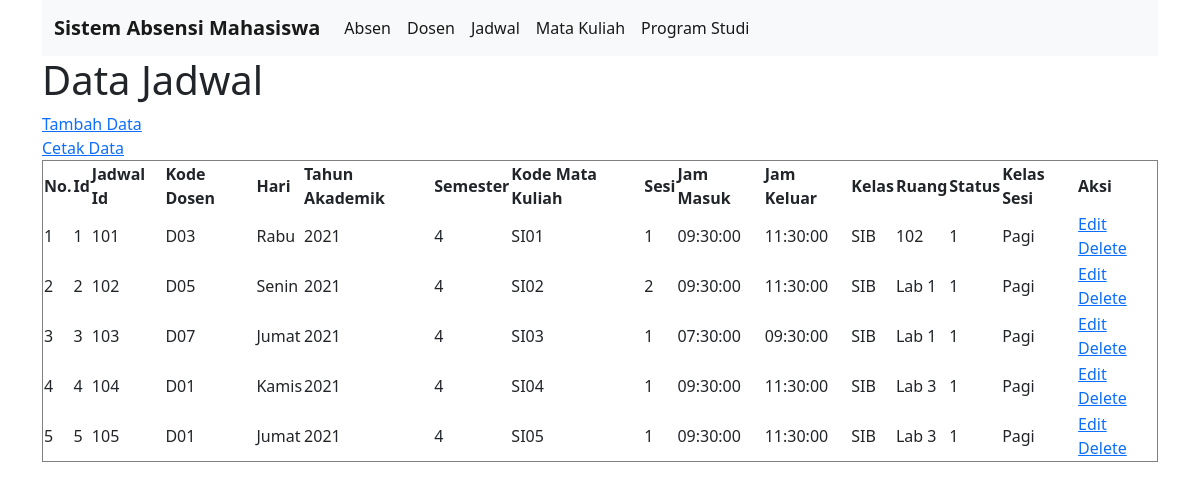
The page /jadwal.php on the database its author committed.
### tables this page shows
CREATE TABLE `tbljadwal` (
  `id` int(11) NOT NULL,
  `jadwalid` int(4) NOT NULL,
  `kodedosen` varchar(5) NOT NULL,
  `hari` varchar(8) NOT NULL,
  `thnakademik` varchar(10) NOT NULL,
  `semester` varchar(6) NOT NULL,
  `kodemk` varchar(15) NOT NULL,
  `sesi` char(1) NOT NULL,
  `jammasuk` time NOT NULL,
  `jamkeluar` time NOT NULL,
  `kelas` varchar(5) NOT NULL,
  `ruang` varchar(10) NOT NULL,
  `status` int(11) NOT NULL,
  `kelassesi` varchar(8) NOT NULL
);

### connection.php (called while the page is built)
<?php
class Connection
{
    public function get_connection()
    {
        $host = "localhost";
        $database = "absensi_mahasiswa";
        $username = "root";
        $password = "";
        $connect = new mysqli($host, $username, $password, $database);
        return $connect;
    }
}
?>

### model.php (called while the page is built, shortened)
<?php
include 'connection.php';
class Model extends Connection
{
    public function __construct()
    {
        $this->conn = $this->get_connection();
    }
    public function tampil_data_jadwal()
    {
        $sql = "SELECT * FROM tbljadwal";
        $bind = $this->conn->query($sql);
        while ($obj = $bind->fetch_object()) {
            $baris[] = $obj;
        }
        if (!empty($baris)) {
            return $baris;
        }
    }
}

### jadwal.php (the view, shortened to what this page needs)
<?php
include 'model.php';
$model = new Model();
$index = 1;
?>
<!doctype html>
<html lang="en">
<div class="container">
<nav class="navbar navbar-expand-lg navbar-light bg-light">
  <div class="container-fluid">
    <a class="navbar-brand" href="#"><b>Sistem Absensi Mahasiswa</b></a>
    <div class="collapse navbar-collapse" id="navbarNav">
      <ul class="navbar-nav">
      <li class="nav-item">
          <a class="nav-link active" href="absen.php">Absen</a>
        </li>
        <li class="nav-item">
          <a class="nav-link active" href="dosen.php">Dosen</a>
        </li>
        <li class="nav-item">
          <a class="nav-link active" href="jadwal.php">Jadwal</a>
        </li>
        <li class="nav-item">
          <a class="nav-link active" href="matakuliah.php">Mata Kuliah</a>
        </li>
        <li class="nav-item">
          <a class="nav-link active" href="prodi.php">Program Studi</a>
        </li>
      </ul>
    </div>
  </div>
</nav>
<head>
    <link href="https://cdn.jsdelivr.net/npm/bootstrap@5.0.0-beta3/dist/css/bootstrap.min.css" rel="stylesheet">
</head>
<body>
        <h1>Data Jadwal</h1>
        <a href="create_jadwal.php">Tambah Data</a>
        <br>
        <a href="print_jadwal.php" target="_blank">Cetak Data</a>
        <br>
        <table border="1">
            <thead>
                <tr>
                    <th>No.</th>
                    <th>Id</th>
                    <th>Jadwal Id</th>
                    <th>Kode Dosen</th>
                    <th>Hari</th>
                    <th>Tahun Akademik</th>
                    <th>Semester</th>
                    <th>Kode Mata Kuliah</th>
                    <th>Sesi</th>
                    <th>Jam Masuk</th>
                    <th>Jam Keluar</th>
                    <th>Kelas</th>
                    <th>Ruang</th>
                    <th>Status</th>
                    <th>Kelas Sesi</th>
                    <th>Aksi</th>
                </tr>
            </thead>
            <tbody>
                <?php
                $result = $model->tampil_data_jadwal();
                if (!empty($result)) {
                    foreach ($result as $data) : ?>
                        <tr>
                            <td><?= $index++ ?></td>
                            <td><?= $data->id ?></td>
                            <td><?= $data->jadwalid ?></td>
                            <td><?= $data->kodedosen ?></td>
                            <td><?= $data->hari ?></td>
                            <td><?= $data->thnakademik ?></td>
                            <td><?= $data->semester ?></td>
                            <td><?= $data->kodemk ?></td>
                            <td><?= $data->sesi ?></td>
                            <td><?= $data->jammasuk ?></td>
                            <td><?= $data->jamkeluar ?></td>
                            <td><?= $data->kelas ?></td>
                            <td><?= $data->ruang ?></td>
                            <td><?= $data->status ?></td>
                            <td><?= $data->kelassesi ?></td>
                            <td>
                                <a name="edit" id="edit" href="edit_jadwal.php?id=<?= $data->id ?>">Edit</a>
                                <a name="hapus" id="hapus" href="process.php?id=<?= $data->id ?>">Delete</a>
                            </td>
                        </tr>
                    <?php endforeach;
                } else { ?>
                <tr>
                    <td colspan="9">Belum ada data pada tabel jadwal.</td>
                </tr>
                <?php } ?>
            </tbody>
        </table>
    </div>
</body>
</html>

### rows shown on the page
tbljadwal: id "1", jadwalid "101", kodedosen "D03", hari "Rabu", thnakademik "2021", semester "4", kodemk "SI01", sesi "1", jammasuk "09:30:00", jamkeluar "11:30:00", kelas "SIB", ruang "102", status "1", kelassesi "Pagi"
tbljadwal: id "2", jadwalid "102", kodedosen "D05", hari "Senin", thnakademik "2021", semester "4", kodemk "SI02", sesi "2", jammasuk "09:30:00", jamkeluar "11:30:00", kelas "SIB", ruang "Lab 1", status "1", kelassesi "Pagi"
tbljadwal: id "3", jadwalid "103", kodedosen "D07", hari "Jumat", thnakademik "2021", semester "4", kodemk "SI03", sesi "1", jammasuk "07:30:00", jamkeluar "09:30:00", kelas "SIB", ruang "Lab 1", status "1", kelassesi "Pagi"
tbljadwal: id "4", jadwalid "104", kodedosen "D01", hari "Kamis", thnakademik "2021", semester "4", kodemk "SI04", sesi "1", jammasuk "09:30:00", jamkeluar "11:30:00", kelas "SIB", ruang "Lab 3", status "1", kelassesi "Pagi"
tbljadwal: id "5", jadwalid "105", kodedosen "D01", hari "Jumat", thnakademik "2021", semester "4", kodemk "SI05", sesi "1", jammasuk "09:30:00", jamkeluar "11:30:00", kelas "SIB", ruang "Lab 3", status "1", kelassesi "Pagi"
